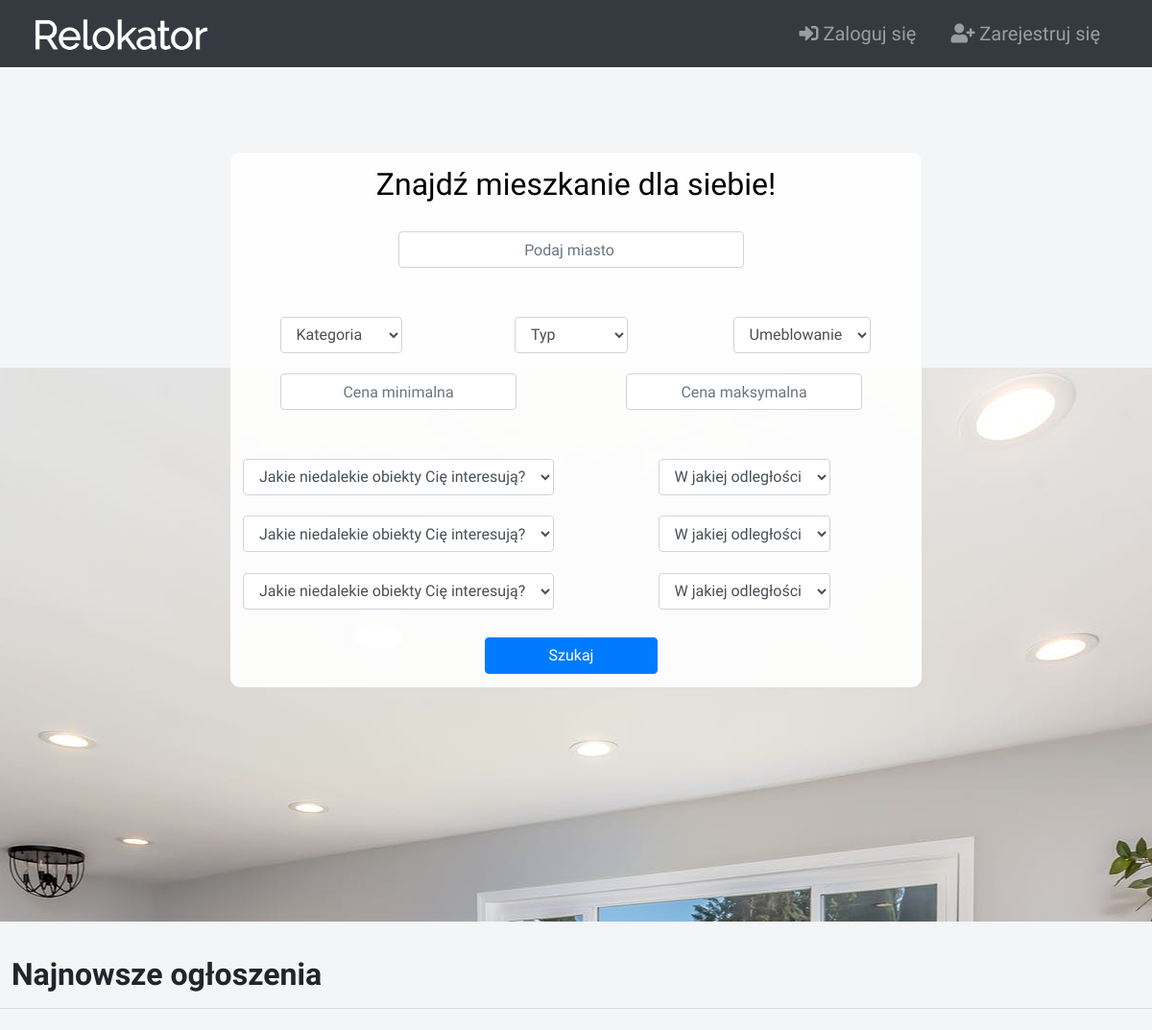
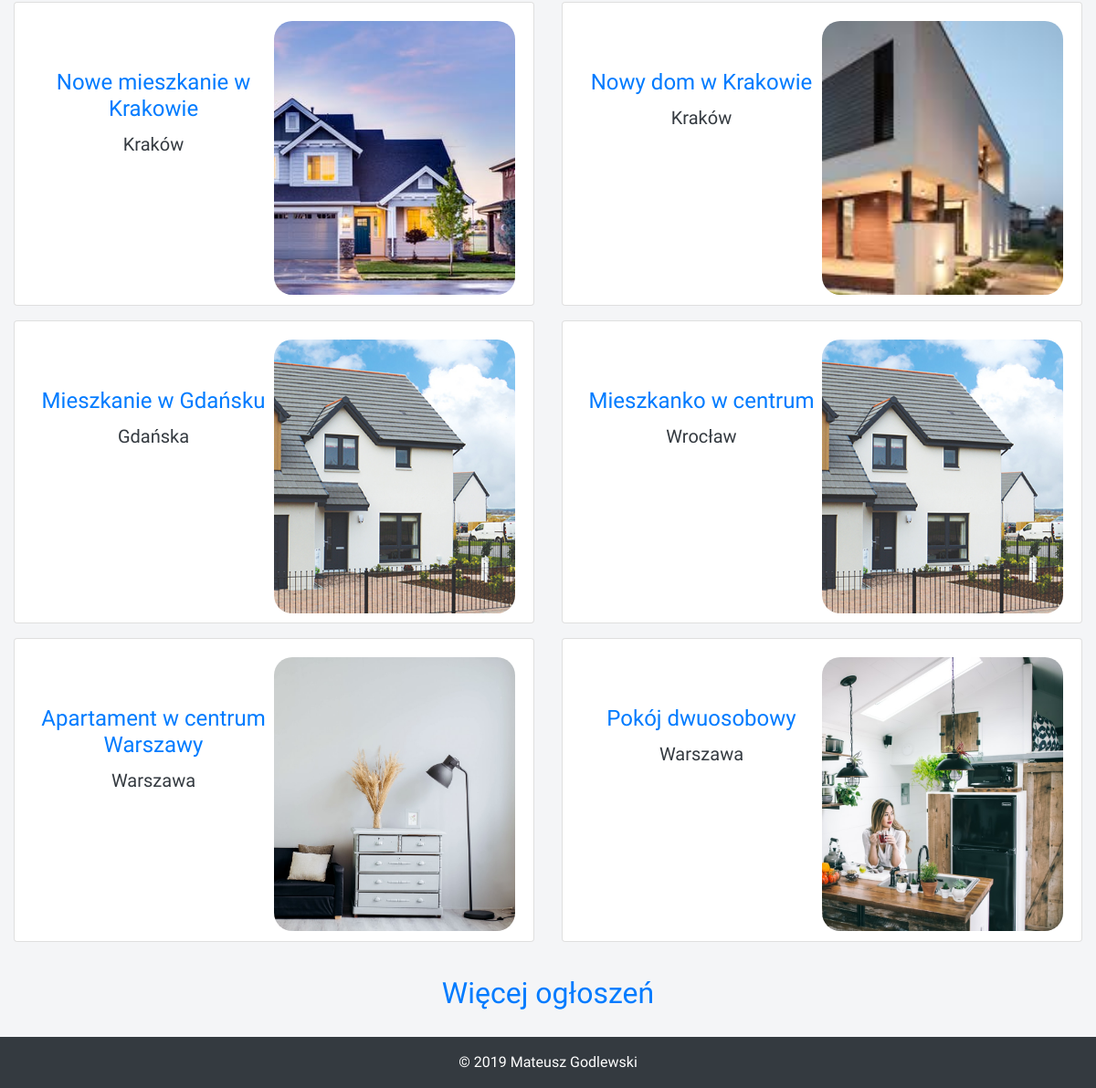
The page / on the database its author committed (2 pictures, top to bottom).
### adverts/models.py (models this page shows, shortened)
class Advert(models.Model):
    objects = AdvertManager()   # advert manager, used for search
    location = GoogleMaps()     # adver google maps location object
    CATEGORY_CHOICES = (
        ("Dom", "Dom"),
        ("Mieszkanie", "Mieszkanie"),
        ("Pokój", "Pokój"),
    )
    TYPE_CHOICES = (
        ("Wynajem", "Wynajem"),
        ("Sprzedaż", "Sprzedaż")
    )
    slug = models.SlugField(null=True, blank=True)
    user = models.ForeignKey(User, default=1, null=True, on_delete=models.CASCADE)
    title = models.CharField(max_length=120, verbose_name="Tytuł")
    content = models.TextField(null=True, blank=True, verbose_name="Opis")
    category = models.CharField(max_length=10, choices=CATEGORY_CHOICES, verbose_name="Kategoria")
    advert_type = models.CharField(max_length=10, choices=TYPE_CHOICES, verbose_name="Typ")
    create_date = models.DateTimeField(default=timezone.now)
    furnished = models.BooleanField(default=False, verbose_name="Umeblowanie")
    city = models.CharField(max_length=100, blank=False, verbose_name="Miasto")
    address = models.CharField(max_length=100, blank=False, verbose_name="Adres")
    price = models.PositiveIntegerField(blank=False, null=False, verbose_name="Cena")
    image = models.ImageField(upload_to="images/", blank=True, null=True, verbose_name="Zdjęcia")
    map_url = models.CharField(max_length=200, default="") # google maps url
    map_coord_x = models.FloatField(default=0)  # longitude
    map_coord_y = models.FloatField(default=0)  # latitude

### core/views.py (the view)
# urls.py: path("", home),
def home(request):
    qs = Advert.objects.all().order_by("-create_date")[:6]
    context = {"qs": qs}
    return render(request, "website/home.html", context)

### adverts/models.py (called while the page is built)
    def get_queryset(self):
        return AdvertQuerySet(self.model, using=self._db)

### website/templates/website/home.html (shortened to what this page needs)
{% extends "website/base.html" %}
{% block content %}
    <div id="searchbar-div">
        {% include "website/searchbar.html" %}
    </div>
    <h2 style="padding-left:1%"><b>Najnowsze ogłoszenia</b></h2>
    <hr>
    <div style="margin:auto" class="row">
        {% for object in qs %}
            {% include "adverts/adverts-inline.html" with advert=object truncate=True detail=False settings=False %}
        {% endfor %}
    </div>
    <a href="/adverts"><div id="more-adverts-link">Więcej ogłoszeń</div></a>
{% endblock  %}

### adverts/templates/adverts/adverts-inline.html
<div class = "col-12 col-md-6 mx-auto mb-2 mt-2">
    <div class = "card">
        <a id="advert-inline" href="/adverts/{{advert.id}}">
            <div class = "card-body">
                <div id="advert-inline-title">
                    <h4 class="card-title text-center" style=>{{advert.title}}</h4>
                    <h5 class="card-text text-center text-dark">{{advert.city}}</h5>
                </div>
                {% if advert.image %}
                    <div id="advert-inline-image"><img src="{{advert.image.url}}" height="300", align="right"></div>
                {% endif %}
            </div>
        </a>
    </div>
</div>

### website/static/website/css/style.css (style rules this page uses)
* { font-family: 'Kanit', sans-serif; }
a:link { text-decoration: none!important; }
#body { background-color: #F4F5F7; position: relative; min-height: 100vh; }
#more-adverts-link { text-align: center; width: 40%; margin: auto; margin-top: 2%; margin-bottom: 2%; font-size: 2rem; }
#searchbar-div { background: url("/static/website/images/search-panel-background.jpeg") no-repeat fixed center; width: 100%; height: 890px; margin-bottom: 3%; position: relative; }
#advert-inline { color:black; }
#advert-inline-title { width: 50%; float: left; color: #007bff; margin-top: 10%; }
#advert-inline-image { width: 50%; float: left; margin-bottom: 2%; overflow: hidden; border-radius: 20px; }

### rows shown on the page
Advert: title "Nowe mieszkanie w Krakowie", city "Kraków", image (picture)
Advert: title "Nowy dom w Krakowie", city "Kraków", image (picture)
Advert: title "Mieszkanie w Gdańsku", city "Gdańska", image (picture)
Advert: title "Mieszkanko w centrum", city "Wrocław", image (picture)
Advert: title "Apartament w centrum Warszawy", city "Warszawa", image (picture)
Advert: title "Pokój dwuosobowy", city "Warszawa", image (picture)
